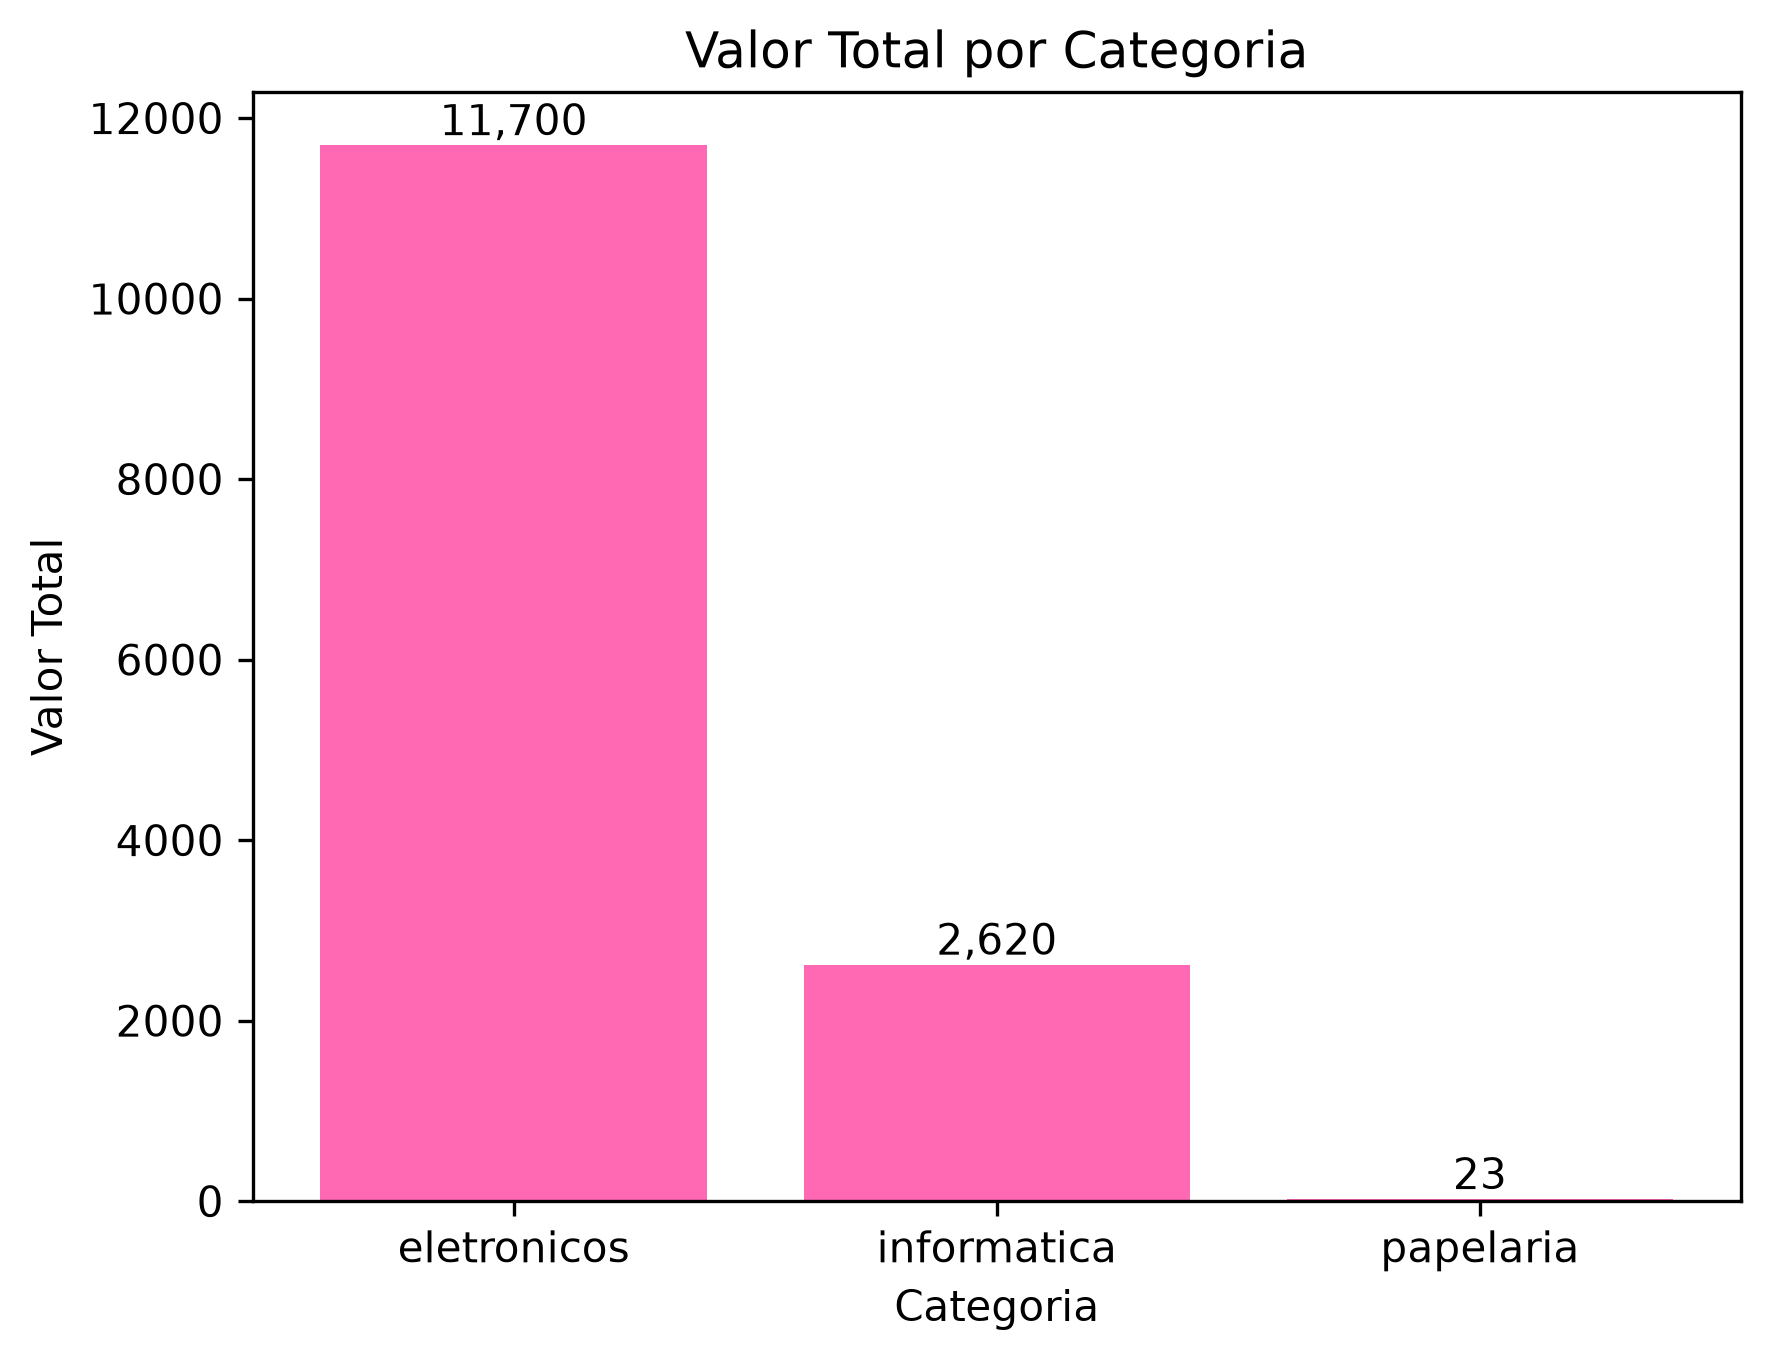

Here is the Python script that generated this plot:
import pandas as pd
import matplotlib.pyplot as plt

df = pd.read_csv("produtos.csv")

categorias = df.groupby("categoria")["preco"].sum()

plt.bar(categorias.index, categorias.values, color="hotpink")
for i, valor in enumerate(categorias.values):
    plt.text(i, valor, f"{valor:,.0f}", ha="center", va="bottom")

plt.xlabel("Categoria")
plt.ylabel("Valor Total")
plt.title("Valor Total por Categoria")
plt.savefig("grafico_produtos.png", dpi=300, bbox_inches="tight")
plt.show()
